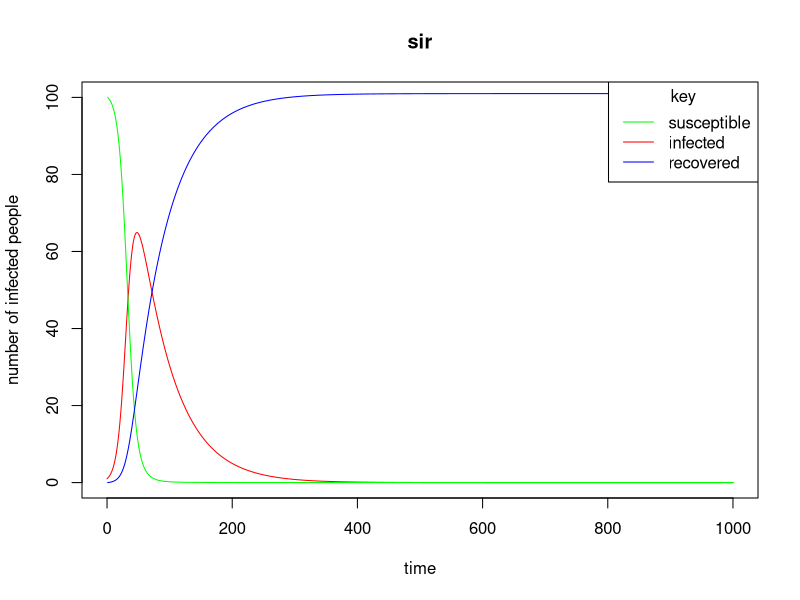

The R source for this figure:
library(deSolve) 

#create a model 

SIR_odes <- function (t,x,params){ 
  S <- x[1] 
  I <- x[2]
  R <- x[3] 
  beta <- params[1] 
  gamma <- params[2] 
  dS <- -beta*S*I 
  dI <- beta*S*I - gamma*I 
  dR <- gamma*I 
  list(c(dS,dI,dR))
  
  
  }

#parameters 
gamma <- 1/55
beta <- 0.0016

#times 

t<- seq(0,1000,by= 1) 

results <- as.data.frame(ode(y = c(S=100, I=1, R=0), 
                             times = t, func = SIR_odes, parms = c(beta,gamma))) 

plot(x =results$time, y=results$I, type = 'l', col = 'red', ylim = c(0,100), main = 'sir', xlab = 'time', ylab = 'number of infected people')
lines(x = results$S , type = 'l', col= 'green')
lines(x = results$R,  type = 'l', col = 'blue') 
legend("topright", title="key", legend=c("susceptible", "infected", "recovered"), 
       col = c("green","red", "blue"),
        lty=c(1,1,1)) 
